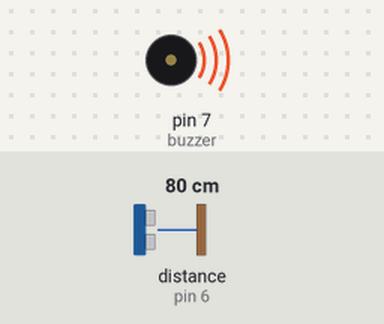
Simulated run of this sketch. Board: Arduino Uno, built with avr-gcc and run on an emulated ATmega328P. On the bench: buzzer (waves = sounding, pin HIGH). Wiring (inferred from the names in the program): ultrasonic range finder: trigger pin 5; echo pin 6. Inputs (shaded band) come from the test bench; at power-on: distance to the obstacle (sensor on pin 6) 80 cm. The echo pulse lasts 58.3 µs per cm; pins used as bus, display or sensor lines are not drawn; what the sketch prints to the serial monitor is not drawn.

Above: at 10.0 s.
Timing chart, 0 to 26.1 s (numbered marks = the images above):
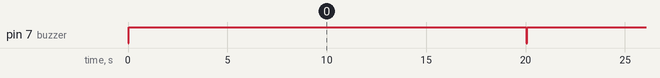

The sketch:

dogbuzzer.ino
```cpp
#include <Servo.h>   //servo library
Servo servo;
int trigPin = 5;
int echoPin = 6;
int buzzer = 7;
int led= 10;
long duration, dist, average;
long aver[3];   //array for average


void setup() {
    Serial.begin(9600);
    pinMode(buzzer, OUTPUT);
    pinMode(trigPin, OUTPUT);
    pinMode(echoPin, INPUT);

}

void measure() {
 digitalWrite(10,HIGH);
digitalWrite(trigPin, LOW);
delayMicroseconds(5);
digitalWrite(trigPin, HIGH);
delayMicroseconds(15);
digitalWrite(trigPin, LOW);
pinMode(echoPin, INPUT);
duration = pulseIn(echoPin, HIGH);
dist = (duration/2) / 29.1;    //obtain distance
}
void loop() {
  for (int i=0;i<=2;i++) {   //average distance
    measure();
   aver[i]=dist;
    delay(10);              //delay between measurements
  }
 dist=(aver[0]+aver[1]+aver[2])/3;

if ( dist<100 ) {
//Change distance as per your need
     digitalWrite(buzzer, HIGH);
     delay(20000);
        digitalWrite(buzzer, LOW);
}
Serial.print(dist);
}
```

Measured:
- by itself, pin 7 (buzzer): alternates HIGH for 20.0 s and LOW for 0.05 s
